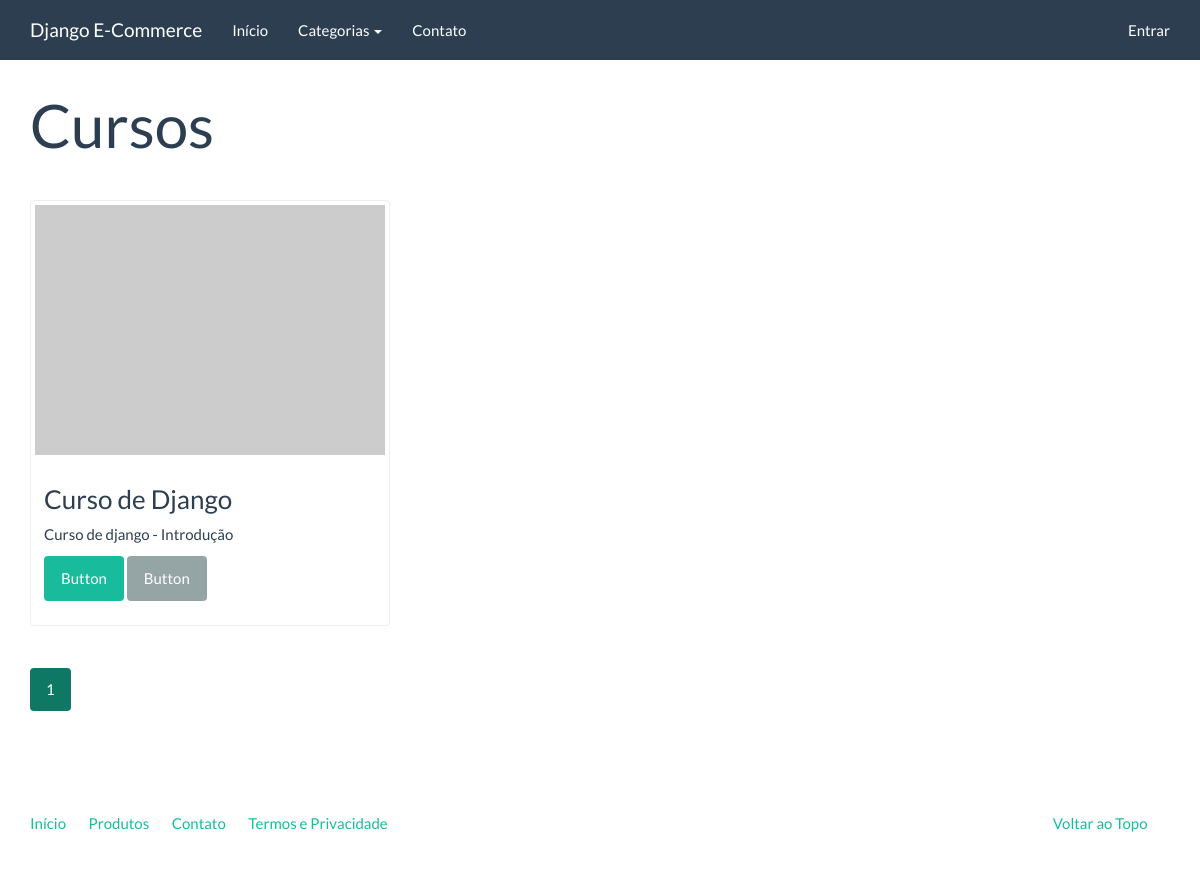
The app's page /catalogo/curso/, older data.
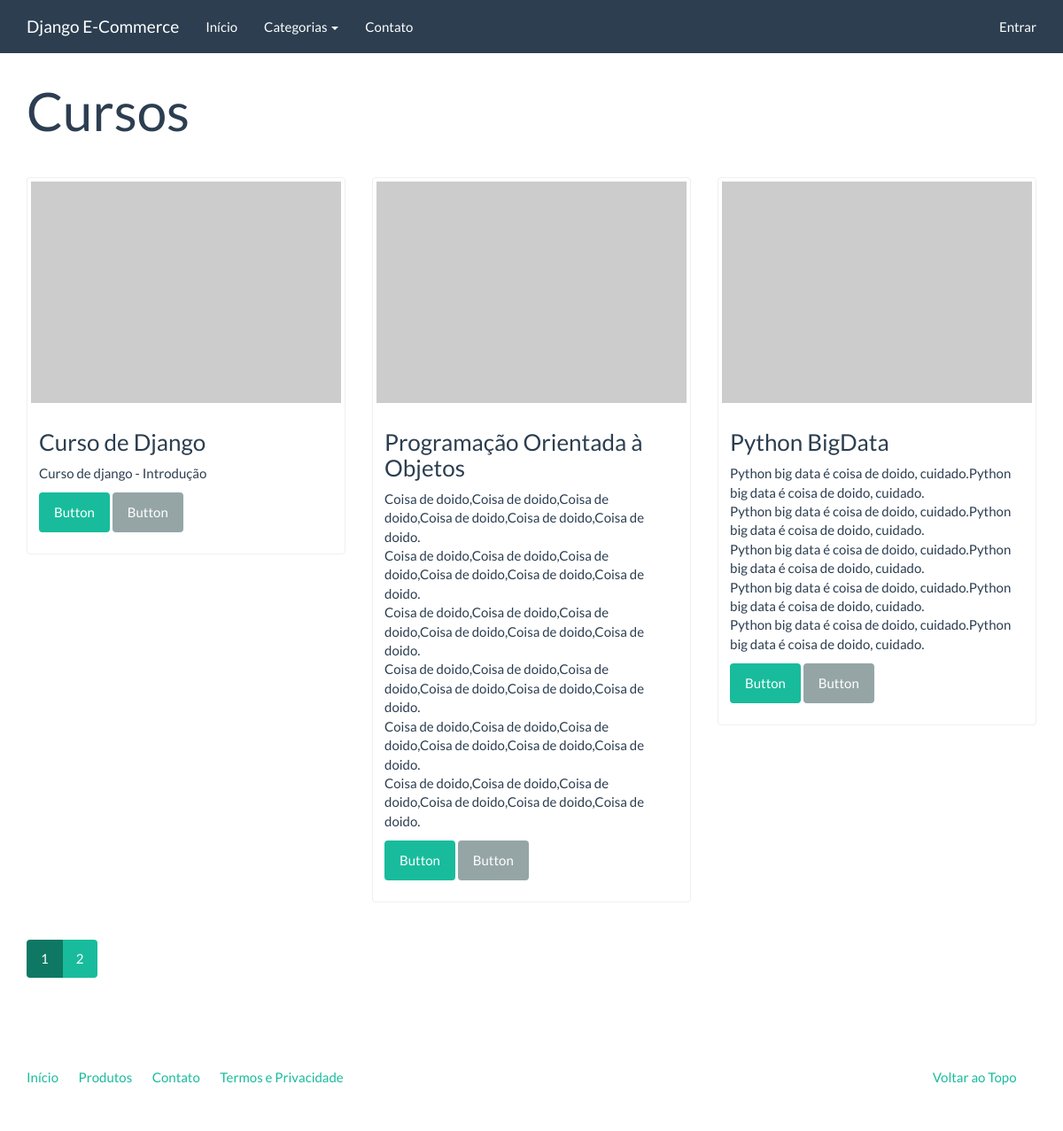
The same page, newer data.
### catalog/models.py (models this page shows, shortened)
class Product(models.Model):
    name = models.CharField('Nome', max_length=100)
    slug = models.SlugField('Identificador', max_length=100)
    category = models.ForeignKey(Category, verbose_name='Categoria',
                                 on_delete=models.CASCADE)
    description = models.TextField('Descrição', blank=True)
    price = models.DecimalField('Preço', decimal_places=2, max_digits=8)
    created = models.DateTimeField('Criado em', auto_now_add=True)
    modified = models.DateTimeField('Modificado em', auto_now=True)
    class Meta:
        verbose_name = 'Produto'
        verbose_name_plural = 'Produtos'
        ordering = ['name']
    def get_absolute_url(self):
        return reverse('catalog:product', kwargs={'slug': self.slug})

### catalog/views.py (the view)
class CategoryListView(generic.ListView):
    template_name = 'catalog/product_category_list.html'
    context_object_name = 'product_list'
    paginate_by = 3
    def get_queryset(self):
        return Product.objects.filter(category__slug=self.kwargs['slug'])
    def get_context_data(self, **kwargs):
        context = super(CategoryListView, self).get_context_data(**kwargs)
        context['current_category'] = get_object_or_404(Category,
                                                        slug=self.kwargs['slug']
                                                        )
        return context

### catalog/context_processors.py (called while the page is built)
def categories(request):
    return {
        'categories': Category.objects.all()
    }

### catalog/models.py (called while the page is built)
    def __str__(self):
        return self.name

    def get_absolute_url(self):
        return reverse('catalog:product_category_list',
                       kwargs={'slug': self.slug})

### core/templatetags/pagination.py (called while the page is built)
@register.inclusion_tag('pagination.html')
def pagination(request, paginator, page_obj):
    context = {}
    context['paginator'] = paginator
    context['request'] = request
    context['page_obj'] = page_obj
    getvars = request.GET.copy()
    if 'page' in getvars:
        del getvars['page']
    if len(getvars) > 0 :
        context['getvars'] = '&{0}'.format(getvars.urlencode())
    else:
        context['getvars'] = ''
    return context

### catalog/templates/catalog/product_category_list.html (shortened to what this page needs)
{% extends "base.html" %}
{% load pagination %}
{% block container %}
<div class="page-header">
    <h1>{{ current_category }}</h1>
</div>
<div class="row">
    {% for product in product_list %}
    <div class="col-sm-6 col-md-4">
        <div class="thumbnail">
            <a href="{{ product.get_absolute_url }}">
                <img src="http://placehold.it/350x250" alt="" />
            </a>
            <div class="caption">
                <h3>{{ product.name }}</h3>
                {{ product.description|linebreaks }}
                <p>
                  <a href="{{ product.get_absolute_url }}" class="btn btn-success" role="button">Button</a>
                  <a href="#" class="btn btn-default" role="button">Button</a>
                </p>
            </div>
        </div>
    </div>
    {% endfor %}
</div>
{% pagination request paginator page_obj %}
{% endblock %}

Row changes from the older to the newer data that the page shows:
added Product: name "Programação Orientada à Objetos", description "Coisa de doido,Coisa de doido,Coisa de doido,Coisa de doido,Coisa de doido,Coisa de doido. Coisa de doido,Coisa de doido,Coisa de doido,Coisa de doido,Coisa de doido,Coisa de doido. Coisa de doido,Coisa de doido,Coisa de doido,Coisa de doido,Coisa de doido,Coisa de doido. Coisa de doido,Coisa de doido,Coisa de doido,Coisa de doido,Coisa de doido,Coisa de doido. Coisa de doido,Coisa de doido,Coisa de doido,Coisa de doido,Coisa de doido,Coisa de doido. Coisa de doido,Coisa de doido,Coisa de doido,Coisa de doido,Coisa de doido,Coisa de doido."
added Product: name "Python BigData", description "Python big data é coisa de doido, cuidado.Python big data é coisa de doido, cuidado. Python big data é coisa de doido, cuidado.Python big data é coisa de doido, cuidado. Python big data é coisa de doido, cuidado.Python big data é coisa de doido, cuidado. Python big data é coisa de doido, cuidado.Python big data é coisa de doido, cuidado. Python big data é coisa de doido, cuidado.Python big data é coisa de doido, cuidado."
Text that changed along with them:
new list line: "2"
